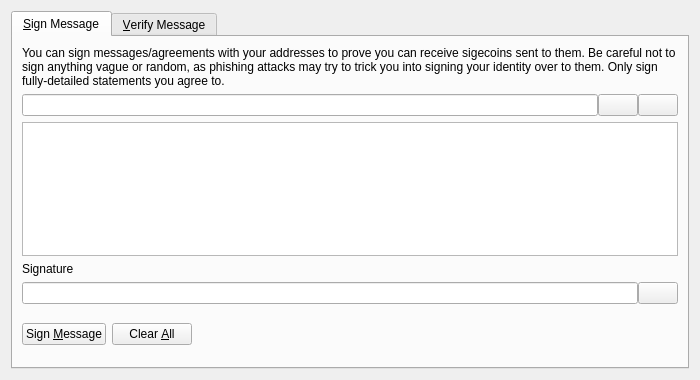
<?xml version="1.0" encoding="UTF-8"?>
<ui version="4.0">
 <class>SignVerifyMessageDialog</class>
 <widget class="QDialog" name="SignVerifyMessageDialog">
  <property name="geometry">
   <rect>
    <x>0</x>
    <y>0</y>
    <width>700</width>
    <height>380</height>
   </rect>
  </property>
  <property name="windowTitle">
   <string>Signatures - Sign / Verify a Message</string>
  </property>
  <property name="modal">
   <bool>true</bool>
  </property>
  <layout class="QVBoxLayout" name="verticalLayout">
   <item>
    <widget class="QTabWidget" name="tabWidget">
     <property name="currentIndex">
      <number>0</number>
     </property>
     <widget class="QWidget" name="tabSignMessage">
      <attribute name="title">
       <string>&amp;Sign Message</string>
      </attribute>
      <layout class="QVBoxLayout" name="verticalLayout_SM">
       <item>
        <widget class="QLabel" name="infoLabel_SM">
         <property name="text">
          <string>You can sign messages/agreements with your addresses to prove you can receive sigecoins sent to them. Be careful not to sign anything vague or random, as phishing attacks may try to trick you into signing your identity over to them. Only sign fully-detailed statements you agree to.</string>
         </property>
         <property name="textFormat">
          <enum>Qt::PlainText</enum>
         </property>
         <property name="wordWrap">
          <bool>true</bool>
         </property>
        </widget>
       </item>
       <item>
        <layout class="QHBoxLayout" name="horizontalLayout_1_SM">
         <property name="spacing">
          <number>0</number>
         </property>
         <item>
          <widget class="QValidatedLineEdit" name="addressIn_SM">
           <property name="toolTip">
            <string>The Sigecoin address to sign the message with</string>
           </property>
          </widget>
         </item>
         <item>
          <widget class="QPushButton" name="addressBookButton_SM">
           <property name="toolTip">
            <string>Choose previously used address</string>
           </property>
           <property name="text">
            <string/>
           </property>
           <property name="icon">
            <iconset resource="../sigecoin.qrc">
             <normaloff>:/icons/address-book</normaloff>:/icons/address-book</iconset>
           </property>
           <property name="shortcut">
            <string>Alt+A</string>
           </property>
           <property name="autoDefault">
            <bool>false</bool>
           </property>
          </widget>
         </item>
         <item>
          <widget class="QPushButton" name="pasteButton_SM">
           <property name="toolTip">
            <string>Paste address from clipboard</string>
           </property>
           <property name="text">
            <string/>
           </property>
           <property name="icon">
            <iconset resource="../sigecoin.qrc">
             <normaloff>:/icons/editpaste</normaloff>:/icons/editpaste</iconset>
           </property>
           <property name="shortcut">
            <string>Alt+P</string>
           </property>
           <property name="autoDefault">
            <bool>false</bool>
           </property>
          </widget>
         </item>
        </layout>
       </item>
       <item>
        <widget class="QPlainTextEdit" name="messageIn_SM">
         <property name="toolTip">
          <string>Enter the message you want to sign here</string>
         </property>
        </widget>
       </item>
       <item>
        <widget class="QLabel" name="signatureLabel_SM">
         <property name="text">
          <string>Signature</string>
         </property>
         <property name="textFormat">
          <enum>Qt::PlainText</enum>
         </property>
        </widget>
       </item>
       <item>
        <layout class="QHBoxLayout" name="horizontalLayout_2_SM">
         <property name="spacing">
          <number>0</number>
         </property>
         <item>
          <widget class="QLineEdit" name="signatureOut_SM">
           <property name="font">
            <font>
             <italic>true</italic>
            </font>
           </property>
           <property name="readOnly">
            <bool>true</bool>
           </property>
          </widget>
         </item>
         <item>
          <widget class="QPushButton" name="copySignatureButton_SM">
           <property name="toolTip">
            <string>Copy the current signature to the system clipboard</string>
           </property>
           <property name="text">
            <string/>
           </property>
           <property name="icon">
            <iconset resource="../sigecoin.qrc">
             <normaloff>:/icons/editcopy</normaloff>:/icons/editcopy</iconset>
           </property>
           <property name="autoDefault">
            <bool>false</bool>
           </property>
          </widget>
         </item>
        </layout>
       </item>
       <item>
        <layout class="QHBoxLayout" name="horizontalLayout_3_SM">
         <item>
          <widget class="QPushButton" name="signMessageButton_SM">
           <property name="toolTip">
            <string>Sign the message to prove you own this Sigecoin address</string>
           </property>
           <property name="text">
            <string>Sign &amp;Message</string>
           </property>
           <property name="icon">
            <iconset resource="../sigecoin.qrc">
             <normaloff>:/icons/edit</normaloff>:/icons/edit</iconset>
           </property>
           <property name="autoDefault">
            <bool>false</bool>
           </property>
          </widget>
         </item>
         <item>
          <widget class="QPushButton" name="clearButton_SM">
           <property name="toolTip">
            <string>Reset all sign message fields</string>
           </property>
           <property name="text">
            <string>Clear &amp;All</string>
           </property>
           <property name="icon">
            <iconset resource="../sigecoin.qrc">
             <normaloff>:/icons/remove</normaloff>:/icons/remove</iconset>
           </property>
           <property name="autoDefault">
            <bool>false</bool>
           </property>
          </widget>
         </item>
         <item>
          <spacer name="horizontalSpacer_1_SM">
           <property name="orientation">
            <enum>Qt::Horizontal</enum>
           </property>
           <property name="sizeHint" stdset="0">
            <size>
             <width>40</width>
             <height>48</height>
            </size>
           </property>
          </spacer>
         </item>
         <item>
          <widget class="QLabel" name="statusLabel_SM">
           <property name="font">
            <font>
             <weight>75</weight>
             <bold>true</bold>
            </font>
           </property>
           <property name="text">
            <string/>
           </property>
           <property name="wordWrap">
            <bool>true</bool>
           </property>
          </widget>
         </item>
         <item>
          <spacer name="horizontalSpacer_2_SM">
           <property name="orientation">
            <enum>Qt::Horizontal</enum>
           </property>
           <property name="sizeHint" stdset="0">
            <size>
             <width>40</width>
             <height>48</height>
            </size>
           </property>
          </spacer>
         </item>
        </layout>
       </item>
      </layout>
     </widget>
     <widget class="QWidget" name="tabVerifyMessage">
      <attribute name="title">
       <string>&amp;Verify Message</string>
      </attribute>
      <layout class="QVBoxLayout" name="verticalLayout_VM">
       <item>
        <widget class="QLabel" name="infoLabel_VM">
         <property name="text">
          <string>Enter the receiver's address, message (ensure you copy line breaks, spaces, tabs, etc. exactly) and signature below to verify the message. Be careful not to read more into the signature than what is in the signed message itself, to avoid being tricked by a man-in-the-middle attack. Note that this only proves the signing party receives with the address, it cannot prove sendership of any transaction!</string>
         </property>
         <property name="textFormat">
          <enum>Qt::PlainText</enum>
         </property>
         <property name="alignment">
          <set>Qt::AlignLeading|Qt::AlignLeft|Qt::AlignTop</set>
         </property>
         <property name="wordWrap">
          <bool>true</bool>
         </property>
        </widget>
       </item>
       <item>
        <layout class="QHBoxLayout" name="horizontalLayout_1_VM">
         <property name="spacing">
          <number>0</number>
         </property>
         <item>
          <widget class="QValidatedLineEdit" name="addressIn_VM">
           <property name="toolTip">
            <string>The Sigecoin address the message was signed with</string>
           </property>
          </widget>
         </item>
         <item>
          <widget class="QPushButton" name="addressBookButton_VM">
           <property name="toolTip">
            <string>Choose previously used address</string>
           </property>
           <property name="text">
            <string/>
           </property>
           <property name="icon">
            <iconset resource="../sigecoin.qrc">
             <normaloff>:/icons/address-book</normaloff>:/icons/address-book</iconset>
           </property>
           <property name="shortcut">
            <string>Alt+A</string>
           </property>
           <property name="autoDefault">
            <bool>false</bool>
           </property>
          </widget>
         </item>
        </layout>
       </item>
       <item>
        <widget class="QPlainTextEdit" name="messageIn_VM"/>
       </item>
       <item>
        <widget class="QValidatedLineEdit" name="signatureIn_VM"/>
       </item>
       <item>
        <layout class="QHBoxLayout" name="horizontalLayout_2_VM">
         <item>
          <widget class="QPushButton" name="verifyMessageButton_VM">
           <property name="toolTip">
            <string>Verify the message to ensure it was signed with the specified Sigecoin address</string>
           </property>
           <property name="text">
            <string>Verify &amp;Message</string>
           </property>
           <property name="icon">
            <iconset resource="../sigecoin.qrc">
             <normaloff>:/icons/transaction_0</normaloff>:/icons/transaction_0</iconset>
           </property>
           <property name="autoDefault">
            <bool>false</bool>
           </property>
          </widget>
         </item>
         <item>
          <widget class="QPushButton" name="clearButton_VM">
           <property name="toolTip">
            <string>Reset all verify message fields</string>
           </property>
           <property name="text">
            <string>Clear &amp;All</string>
           </property>
           <property name="icon">
            <iconset resource="../sigecoin.qrc">
             <normaloff>:/icons/remove</normaloff>:/icons/remove</iconset>
           </property>
           <property name="autoDefault">
            <bool>false</bool>
           </property>
          </widget>
         </item>
         <item>
          <spacer name="horizontalSpacer_1_VM">
           <property name="orientation">
            <enum>Qt::Horizontal</enum>
           </property>
           <property name="sizeHint" stdset="0">
            <size>
             <width>40</width>
             <height>48</height>
            </size>
           </property>
          </spacer>
         </item>
         <item>
          <widget class="QLabel" name="statusLabel_VM">
           <property name="font">
            <font>
             <weight>75</weight>
             <bold>true</bold>
            </font>
           </property>
           <property name="text">
            <string/>
           </property>
           <property name="wordWrap">
            <bool>true</bool>
           </property>
          </widget>
         </item>
         <item>
          <spacer name="horizontalSpacer_2_VM">
           <property name="orientation">
            <enum>Qt::Horizontal</enum>
           </property>
           <property name="sizeHint" stdset="0">
            <size>
             <width>40</width>
             <height>48</height>
            </size>
           </property>
          </spacer>
         </item>
        </layout>
       </item>
      </layout>
     </widget>
    </widget>
   </item>
  </layout>
 </widget>
 <customwidgets>
  <customwidget>
   <class>QValidatedLineEdit</class>
   <extends>QLineEdit</extends>
   <header>qvalidatedlineedit.h</header>
  </customwidget>
 </customwidgets>
 <resources>
  <include location="../sigecoin.qrc"/>
 </resources>
 <connections/>
</ui>
